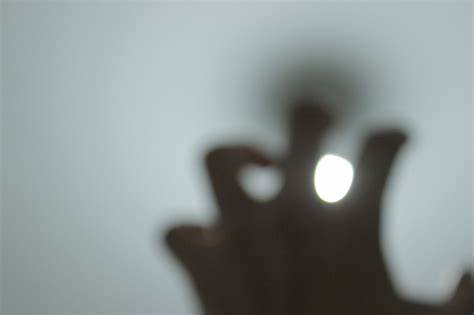
%> input picture images/blur.jpeg, 474 x 315 px
$ octave testHistogram.m   (GNU Octave 9; MATLAB toolbox functions it lacks are replaced by stand-ins)
%> lines starting %> are read from the running program, lines starting %| are printed output that depends on the picture
%> further down, I is the input picture: size 315x474x3 uint8; mean R, G, B 138.4, 147.5, 146.2
### histogram.m
function h = histogram(I)

if length(size(I)) == 3
    I = rgb2gray(I);
%> I: size 315x474 uint8
end

[r,c] = size(I);
%> r = 315; c = 474
h = zeros(1,255);

for i = 1:r
    for j = 1:c
        a = I(i,j);
        h(a+1) = h(a+1)+1;
    end
end
%> after the loop, h = 255 values, max 5193 at index 187, min 0 at index 1, mean 585.5

### testHistogram.m
I = imread('images/blur.jpeg');

h = histogram(I);

subplot(1,2,1);plot(h);hold on;
subplot(1,2,2);bar(h);
%> after `bar(h)`:
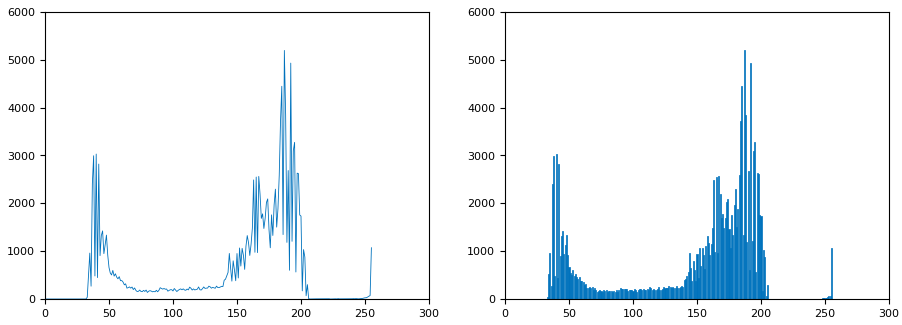
%> figure redrawn from the program's plot data, 2 panels; panel 1: curve peaks at x = 187, y = 5193; panel 2: tallest bar 5193 high, from x = 186.6 to 187.4
